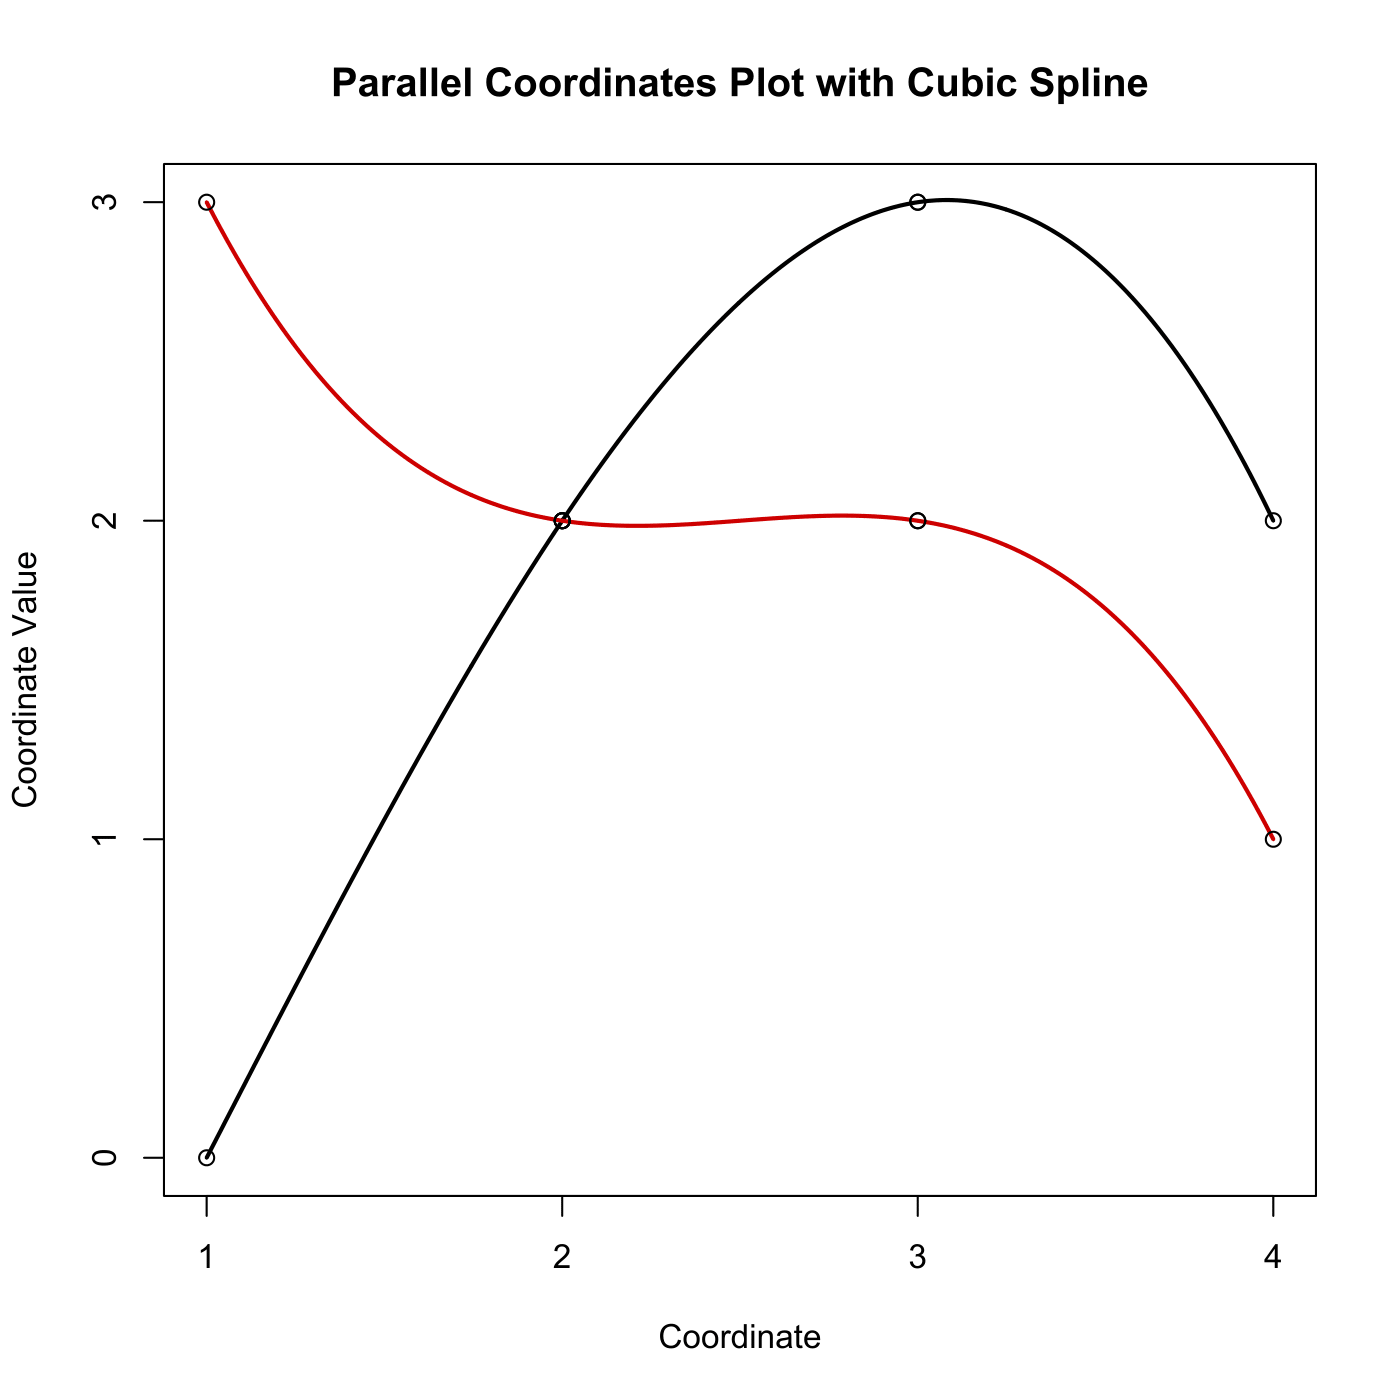

R code for this plot:

# clear all variables
rm(list = ls(all = TRUE))
graphics.off()

# parameter settings
z1  = c(0, 2, 3, 2)
z2  = c(3, 2, 2, 1)
n   = 400

x1  = spline(z1, n = n)
x2  = spline(z2, n = n)

# Plot
plot(x1, lwd = 2, type = "l", ylab = "Coordinate Value", xlab = "Coordinate", frame = TRUE, 
    axes = FALSE, xlim = c(1, 4), ylim = c(0, 3))
lines(x2, lwd = 2, col = "red3")
points(c(1, 2), c(3, 2))
points(c(1, 2), c(0, 2))
points(c(2, 3), c(2, 2))
points(c(2, 3), c(2, 3))
points(c(3, 4), c(3, 2))
points(c(3, 4), c(2, 1))
axis(side = 1, at = seq(1, 4), labels = seq(1, 4))
axis(side = 2, at = seq(0, 3), labels = seq(0, 3))
title("Parallel Coordinates Plot with Cubic Spline") 
